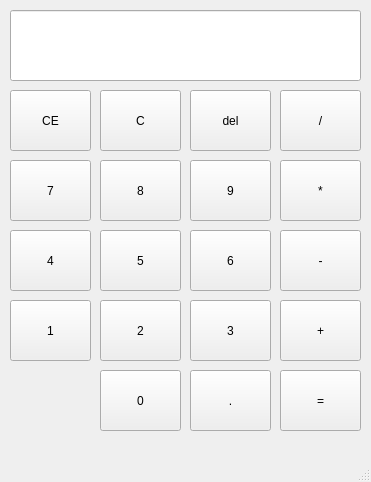
<?xml version="1.0" encoding="UTF-8"?>
<ui version="4.0">
 <class>calculator</class>
 <widget class="QMainWindow" name="calculator">
  <property name="geometry">
   <rect>
    <x>0</x>
    <y>0</y>
    <width>371</width>
    <height>482</height>
   </rect>
  </property>
  <property name="windowTitle">
   <string>calculator</string>
  </property>
  <widget class="QWidget" name="centralwidget">
   <widget class="QPushButton" name="button_plus">
    <property name="geometry">
     <rect>
      <x>280</x>
      <y>300</y>
      <width>81</width>
      <height>61</height>
     </rect>
    </property>
    <property name="text">
     <string>+</string>
    </property>
   </widget>
   <widget class="QPushButton" name="button_2">
    <property name="geometry">
     <rect>
      <x>100</x>
      <y>300</y>
      <width>81</width>
      <height>61</height>
     </rect>
    </property>
    <property name="text">
     <string>2</string>
    </property>
   </widget>
   <widget class="QPushButton" name="button_6">
    <property name="geometry">
     <rect>
      <x>190</x>
      <y>230</y>
      <width>81</width>
      <height>61</height>
     </rect>
    </property>
    <property name="text">
     <string>6</string>
    </property>
   </widget>
   <widget class="QPushButton" name="pushButton_15">
    <property name="geometry">
     <rect>
      <x>10</x>
      <y>90</y>
      <width>81</width>
      <height>61</height>
     </rect>
    </property>
    <property name="text">
     <string>CE</string>
    </property>
   </widget>
   <widget class="QPushButton" name="button_1">
    <property name="geometry">
     <rect>
      <x>10</x>
      <y>300</y>
      <width>81</width>
      <height>61</height>
     </rect>
    </property>
    <property name="text">
     <string>1</string>
    </property>
   </widget>
   <widget class="QPushButton" name="button_3">
    <property name="geometry">
     <rect>
      <x>190</x>
      <y>300</y>
      <width>81</width>
      <height>61</height>
     </rect>
    </property>
    <property name="text">
     <string>3</string>
    </property>
   </widget>
   <widget class="QPushButton" name="button_8">
    <property name="geometry">
     <rect>
      <x>100</x>
      <y>160</y>
      <width>81</width>
      <height>61</height>
     </rect>
    </property>
    <property name="text">
     <string>8</string>
    </property>
   </widget>
   <widget class="QLineEdit" name="lineEdit">
    <property name="geometry">
     <rect>
      <x>10</x>
      <y>10</y>
      <width>351</width>
      <height>71</height>
     </rect>
    </property>
    <property name="font">
     <font>
      <pointsize>24</pointsize>
     </font>
    </property>
   </widget>
   <widget class="QPushButton" name="button_7">
    <property name="geometry">
     <rect>
      <x>10</x>
      <y>160</y>
      <width>81</width>
      <height>61</height>
     </rect>
    </property>
    <property name="text">
     <string>7</string>
    </property>
   </widget>
   <widget class="QPushButton" name="button_C">
    <property name="geometry">
     <rect>
      <x>100</x>
      <y>90</y>
      <width>81</width>
      <height>61</height>
     </rect>
    </property>
    <property name="text">
     <string>C</string>
    </property>
   </widget>
   <widget class="QPushButton" name="button_del">
    <property name="geometry">
     <rect>
      <x>190</x>
      <y>90</y>
      <width>81</width>
      <height>61</height>
     </rect>
    </property>
    <property name="text">
     <string>del</string>
    </property>
   </widget>
   <widget class="QPushButton" name="button_multi">
    <property name="geometry">
     <rect>
      <x>280</x>
      <y>160</y>
      <width>81</width>
      <height>61</height>
     </rect>
    </property>
    <property name="text">
     <string>*</string>
    </property>
   </widget>
   <widget class="QPushButton" name="button_minus">
    <property name="geometry">
     <rect>
      <x>280</x>
      <y>230</y>
      <width>81</width>
      <height>61</height>
     </rect>
    </property>
    <property name="text">
     <string>-</string>
    </property>
   </widget>
   <widget class="QPushButton" name="button_div">
    <property name="geometry">
     <rect>
      <x>280</x>
      <y>90</y>
      <width>81</width>
      <height>61</height>
     </rect>
    </property>
    <property name="text">
     <string>/</string>
    </property>
   </widget>
   <widget class="QPushButton" name="button_0">
    <property name="geometry">
     <rect>
      <x>100</x>
      <y>370</y>
      <width>81</width>
      <height>61</height>
     </rect>
    </property>
    <property name="text">
     <string>0</string>
    </property>
   </widget>
   <widget class="QPushButton" name="button_4">
    <property name="geometry">
     <rect>
      <x>10</x>
      <y>230</y>
      <width>81</width>
      <height>61</height>
     </rect>
    </property>
    <property name="text">
     <string>4</string>
    </property>
   </widget>
   <widget class="QPushButton" name="button_dot">
    <property name="geometry">
     <rect>
      <x>190</x>
      <y>370</y>
      <width>81</width>
      <height>61</height>
     </rect>
    </property>
    <property name="text">
     <string>.</string>
    </property>
   </widget>
   <widget class="QPushButton" name="button_5">
    <property name="geometry">
     <rect>
      <x>100</x>
      <y>230</y>
      <width>81</width>
      <height>61</height>
     </rect>
    </property>
    <property name="text">
     <string>5</string>
    </property>
   </widget>
   <widget class="QPushButton" name="button_9">
    <property name="geometry">
     <rect>
      <x>190</x>
      <y>160</y>
      <width>81</width>
      <height>61</height>
     </rect>
    </property>
    <property name="text">
     <string>9</string>
    </property>
   </widget>
   <widget class="QPushButton" name="button_ravno">
    <property name="geometry">
     <rect>
      <x>280</x>
      <y>370</y>
      <width>81</width>
      <height>61</height>
     </rect>
    </property>
    <property name="text">
     <string>=</string>
    </property>
   </widget>
  </widget>
  <widget class="QMenuBar" name="menubar">
   <property name="geometry">
    <rect>
     <x>0</x>
     <y>0</y>
     <width>371</width>
     <height>20</height>
    </rect>
   </property>
  </widget>
  <widget class="QStatusBar" name="statusbar"/>
 </widget>
 <resources/>
 <connections/>
</ui>
